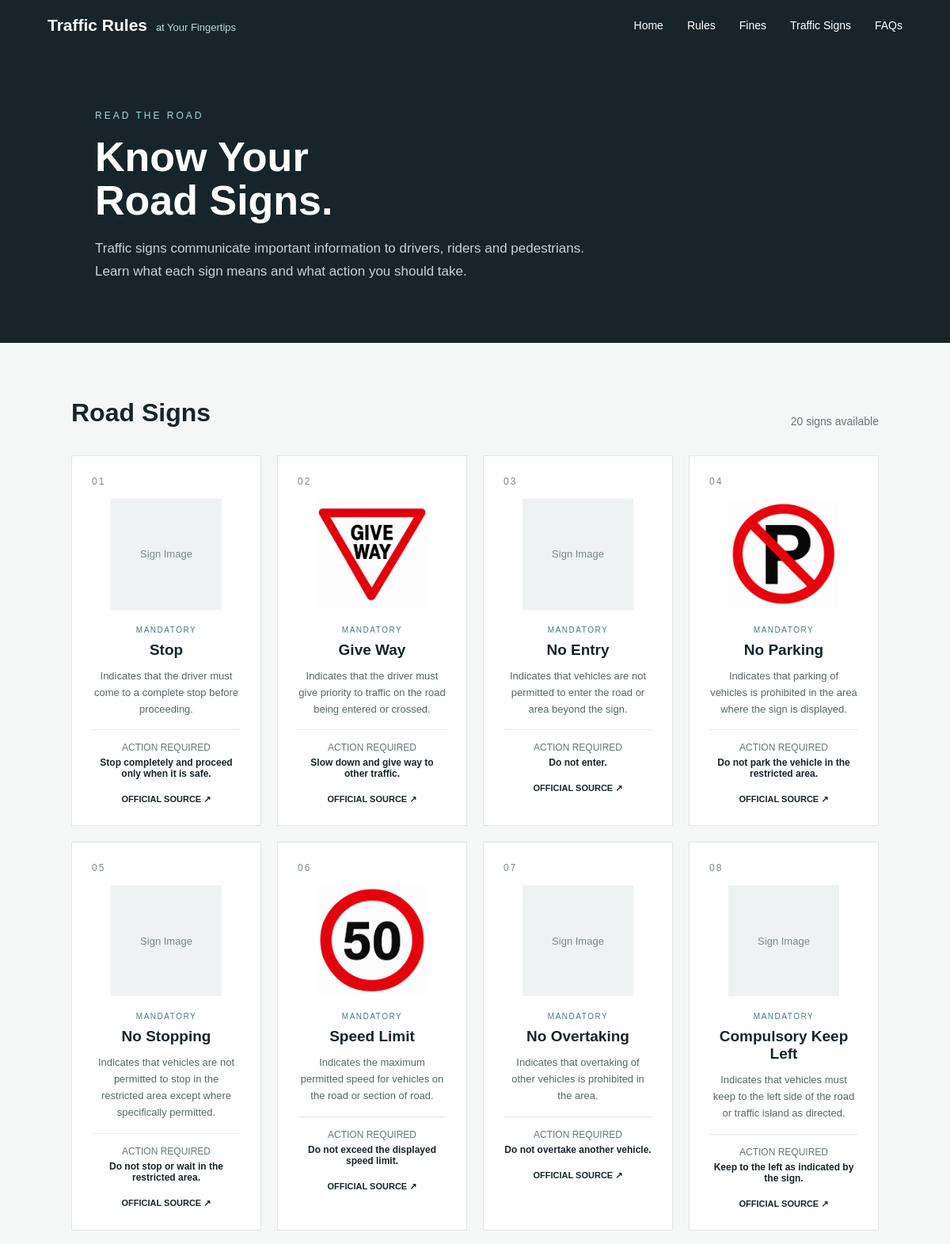
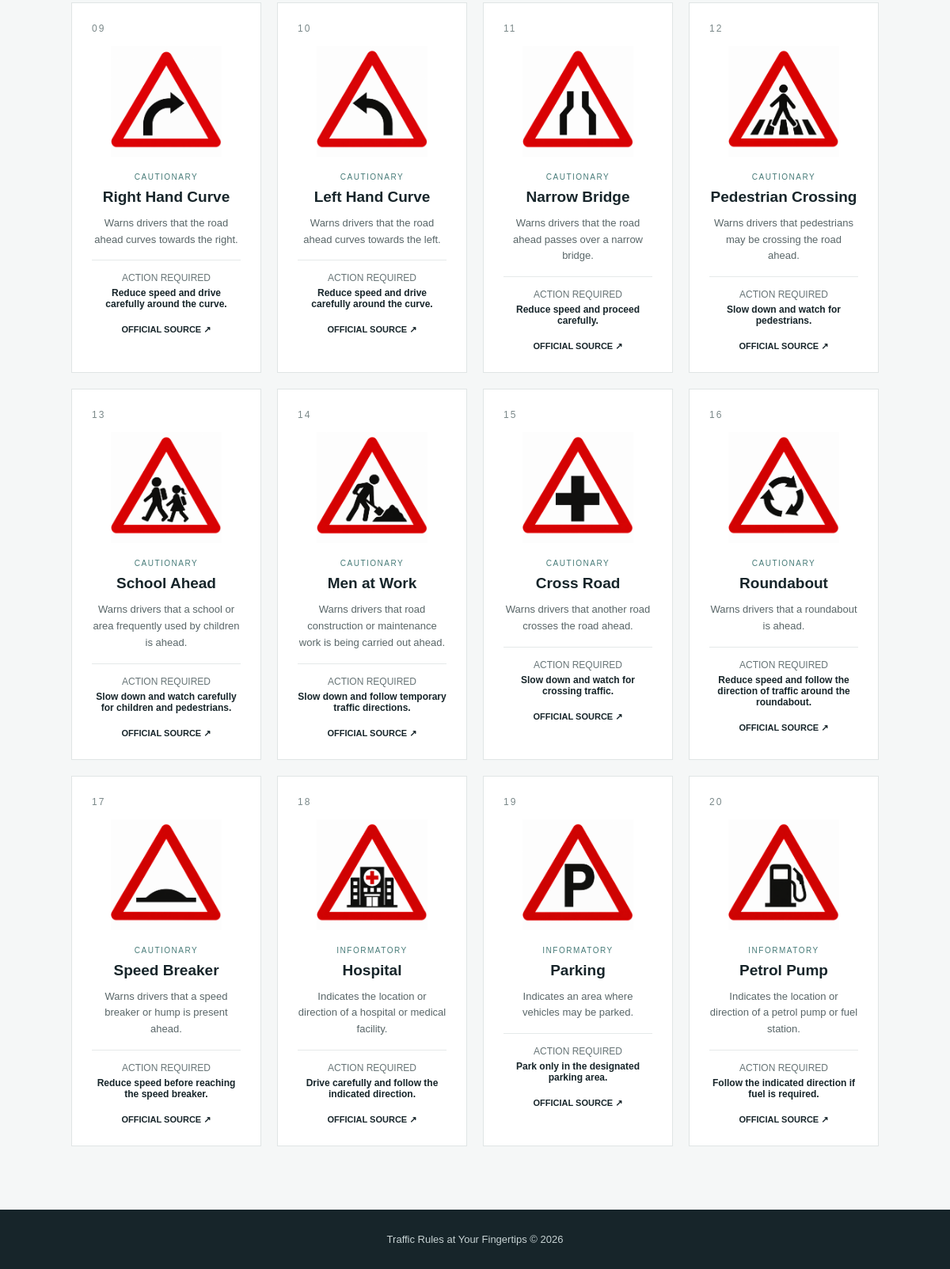
/pages/road_signs.php, run on the app's committed database (2 pictures, top to bottom).
### tables this page shows
CREATE TABLE `road_signs` (
  `sign_id` int(11) NOT NULL,
  `sign_name` varchar(150) NOT NULL,
  `category` varchar(100) NOT NULL,
  `meaning` text NOT NULL,
  `action_required` text NOT NULL,
  `image` varchar(255) NOT NULL,
  `source` varchar(255) NOT NULL,
  `last_updated` date NOT NULL
);

### pages/road_signs.php (the view, shortened to what this page needs)
<?php
require_once "../config/database.php";
$sql = "SELECT * FROM road_signs ORDER BY sign_id";
$result = mysqli_query($conn, $sql);
?>
<!DOCTYPE html>
<html lang="en">
<head>
</head>
<body>
<header class="navbar">
    <div class="logo">
        Traffic Rules
        <span>at Your Fingertips</span>
    </div>
    <nav class="nav-links">
        <a href="../index.php">Home</a>
        <a href="traffic_rules.php">Rules</a>
        <a href="offences.php">Fines</a>
        <a href="road_signs.php">Traffic Signs</a>
        <a href="faqs.php">FAQs</a>
    </nav>
</header>
<section class="hero">
    <div class="eyebrow">
        Read The Road
    </div>
    <h1>
        Know Your<br>
        Road Signs.
    </h1>
    <p>
        Traffic signs communicate important information to
        drivers, riders and pedestrians. Learn what each sign
        means and what action you should take.
    </p>
</section>
<main class="container">
    <div class="section-heading">
        <h2>
            Road Signs
        </h2>
        <p>
            <?php echo mysqli_num_rows($result); ?> signs available
        </p>
    </div>
    <?php if (mysqli_num_rows($result) > 0) { ?>
        <div class="signs-grid">
            <?php while ($row = mysqli_fetch_assoc($result)) { ?>
                <article class="sign-card">
                    <div class="sign-number">
                        <?php echo str_pad($row["sign_id"], 2, "0", STR_PAD_LEFT); ?>
                    </div>
                    <?php
                    $image_path = "../images/" . $row["image"];
                    if (!empty($row["image"]) && file_exists($image_path)) {
                    ?>
                        <img
                            src="<?php echo htmlspecialchars($image_path); ?>"
                            alt="<?php echo htmlspecialchars($row["sign_name"]); ?>"
                            class="sign-image"
                        >
                    <?php } else { ?>
                        <div class="sign-placeholder">
                            Sign Image
                        </div>
                    <?php } ?>
                    <div class="sign-category">
                        <?php echo htmlspecialchars($row["category"]); ?>
                    </div>
                    <h3>
                        <?php echo htmlspecialchars($row["sign_name"]); ?>
                    </h3>
                    <p class="meaning">
                        <?php echo htmlspecialchars($row["meaning"]); ?>
                    </p>
                    <div class="action">
                        ACTION REQUIRED
                        <strong>
                            <?php echo htmlspecialchars($row["action_required"]); ?>
                        </strong>
                    </div>
                    <div class="source">
                        <a
                            href="<?php echo htmlspecialchars($row["source"], ENT_QUOTES, "UTF-8"); ?>"
                            target="_blank"
                            rel="noopener noreferrer"
                        >
                            OFFICIAL SOURCE ↗
                        </a>
                    </div>
                </article>
            <?php } ?>
        </div>
    <?php } else { ?>
        <div class="no-signs">
            No road signs are available at the moment.
        </div>
    <?php } ?>
</main>
<footer>
    Traffic Rules at Your Fingertips © 2026
</footer>
</body>
</html>

### pages/road_signs.php (style rules this page uses)
* { margin: 0; padding: 0; box-sizing: border-box; font-family: Arial, sans-serif; }
body { background: #f5f7f7; color: #17252A; }
.navbar { background: #17252A; padding: 20px 60px; display: flex; justify-content: space-between; align-items: center; }
.logo { color: white; font-size: 21px; font-weight: bold; }
.logo span { font-size: 13px; font-weight: normal; color: #b9d7d7; margin-left: 5px; }
.nav-links { display: flex; gap: 30px; }
.nav-links a { color: white; text-decoration: none; font-size: 14px; }
.hero { background: #17252A; color: white; padding: 75px 10%; }
.eyebrow { font-size: 12px; letter-spacing: 3px; color: #9edbd4; margin-bottom: 18px; text-transform: uppercase; }
.hero h1 { font-size: 52px; line-height: 1.05; max-width: 750px; margin-bottom: 20px; }
.hero p { max-width: 650px; color: #c7d2d3; font-size: 17px; line-height: 1.7; }
.container { width: 85%; max-width: 1200px; margin: 70px auto; }
.section-heading { display: flex; justify-content: space-between; align-items: end; margin-bottom: 35px; }
.section-heading h2 { font-size: 32px; }
.section-heading p { color: #697577; font-size: 14px; }
.signs-grid { display: grid; grid-template-columns: repeat(4, 1fr); gap: 20px; }
.sign-card { background: white; border: 1px solid #e0e5e5; padding: 25px; text-align: center; transition: 0.25s; }
.sign-number { text-align: left; font-size: 12px; color: #7a8889; letter-spacing: 2px; margin-bottom: 15px; }
.sign-image { width: 140px; height: 140px; object-fit: contain; margin: 0 auto 20px; display: block; }
.sign-placeholder { width: 140px; height: 140px; margin: 0 auto 20px; background: #eef2f2; display: flex; justify-content: center; align-items: center; color: #7a8889; font-size: 13px; }
.sign-category { font-size: 10px; text-transform: uppercase; letter-spacing: 1.5px; color: #477b78; margin-bottom: 9px; }
.sign-card h3 { font-size: 19px; margin-bottom: 12px; }
.meaning { color: #596668; font-size: 13px; line-height: 1.6; margin-bottom: 15px; }
.action { border-top: 1px solid #e5e9e9; padding-top: 15px; font-size: 12px; color: #687577; }
.action strong { display: block; color: #17252A; margin-top: 5px; }
.source { margin-top: 15px; }
.source a { color: #17252A; text-decoration: none; font-size: 11px; font-weight: bold; }
footer { background: #17252A; color: #c7d2d3; padding: 30px 10%; margin-top: 80px; text-align: center; font-size: 13px; }

### data on the page
road_signs: sign_id "01", image "Sign Image", category "MANDATORY", sign_name "Stop", meaning "Indicates that the driver must come to a complete stop before proceeding.", action_required "Stop completely and proceed only when it is safe."
road_signs: sign_id "02", image (picture), category "MANDATORY", sign_name "Give Way", meaning "Indicates that the driver must give priority to traffic on the road being entered or crossed.", action_required "Slow down and give way to other traffic."
road_signs: sign_id "03", image "Sign Image", category "MANDATORY", sign_name "No Entry", meaning "Indicates that vehicles are not permitted to enter the road or area beyond the sign.", action_required "Do not enter."
road_signs: sign_id "04", image (picture), category "MANDATORY", sign_name "No Parking", meaning "Indicates that parking of vehicles is prohibited in the area where the sign is displayed.", action_required "Do not park the vehicle in the restricted area."
road_signs: sign_id "05", image "Sign Image", category "MANDATORY", sign_name "No Stopping", meaning "Indicates that vehicles are not permitted to stop in the restricted area except where specifically permitted.", action_required "Do not stop or wait in the restricted area."
road_signs: sign_id "06", image (picture), category "MANDATORY", sign_name "Speed Limit", meaning "Indicates the maximum permitted speed for vehicles on the road or section of road.", action_required "Do not exceed the displayed speed limit."
road_signs: sign_id "07", shows "Sign Image", category "MANDATORY", sign_name "No Overtaking", meaning "Indicates that overtaking of other vehicles is prohibited in the area.", action_required "Do not overtake another vehicle."
road_signs: sign_id "08", image "Sign Image", category "MANDATORY", sign_name "Compulsory Keep Left", meaning "Indicates that vehicles must keep to the left side of the road or traffic island as directed.", action_required "Keep to the left as indicated by the sign."
road_signs: sign_id "09", image (picture), category "CAUTIONARY", sign_name "Right Hand Curve", meaning "Warns drivers that the road ahead curves towards the right.", action_required "Reduce speed and drive carefully around the curve."
road_signs: sign_id "10", image (picture), category "CAUTIONARY", sign_name "Left Hand Curve", meaning "Warns drivers that the road ahead curves towards the left.", action_required "Reduce speed and drive carefully around the curve."
road_signs: sign_id "11", image (picture), category "CAUTIONARY", sign_name "Narrow Bridge", meaning "Warns drivers that the road ahead passes over a narrow bridge.", action_required "Reduce speed and proceed carefully."
road_signs: sign_id "12", image (picture), category "CAUTIONARY", sign_name "Pedestrian Crossing", meaning "Warns drivers that pedestrians may be crossing the road ahead.", action_required "Slow down and watch for pedestrians."
road_signs: sign_id "13", image (picture), category "CAUTIONARY", sign_name "School Ahead", meaning "Warns drivers that a school or area frequently used by children is ahead.", action_required "Slow down and watch carefully for children and pedestrians."
road_signs: sign_id "14", image (picture), category "CAUTIONARY", sign_name "Men at Work", meaning "Warns drivers that road construction or maintenance work is being carried out ahead.", action_required "Slow down and follow temporary traffic directions."
road_signs: sign_id "15", image (picture), category "CAUTIONARY", sign_name "Cross Road", meaning "Warns drivers that another road crosses the road ahead.", action_required "Slow down and watch for crossing traffic."
road_signs: sign_id "16", image (picture), category "CAUTIONARY", sign_name "Roundabout", meaning "Warns drivers that a roundabout is ahead.", action_required "Reduce speed and follow the direction of traffic around the roundabout."
road_signs: sign_id "17", image (picture), category "CAUTIONARY", sign_name "Speed Breaker", meaning "Warns drivers that a speed breaker or hump is present ahead.", action_required "Reduce speed before reaching the speed breaker."
road_signs: sign_id "18", image (picture), category "INFORMATORY", sign_name "Hospital", meaning "Indicates the location or direction of a hospital or medical facility.", action_required "Drive carefully and follow the indicated direction."
road_signs: sign_id "19", image (picture), category "INFORMATORY", sign_name "Parking", meaning "Indicates an area where vehicles may be parked.", action_required "Park only in the designated parking area."
road_signs: sign_id "20", image (picture), category "INFORMATORY", sign_name "Petrol Pump", meaning "Indicates the location or direction of a petrol pump or fuel station.", action_required "Follow the indicated direction if fuel is required."

### other printed values
mysqli_num_rows($result) "20"
